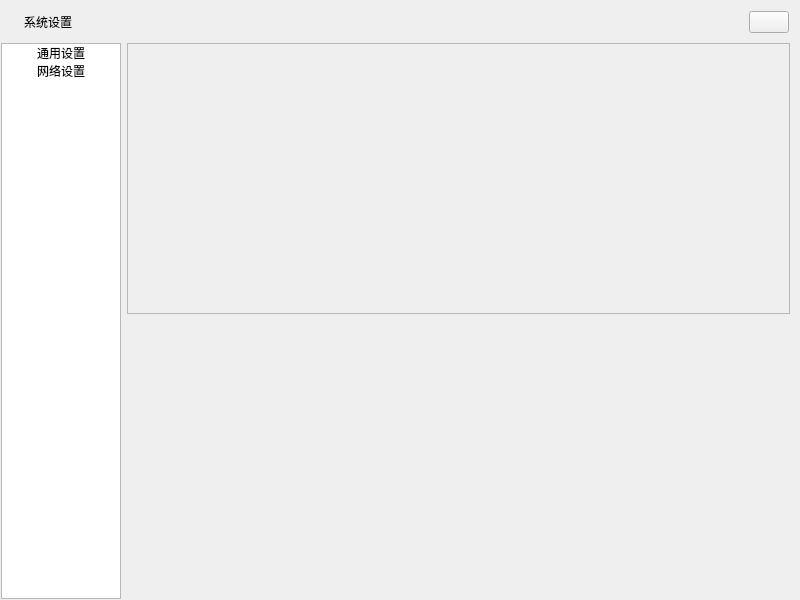
<?xml version="1.0" encoding="UTF-8"?>
<ui version="4.0">
 <class>QSettingWindowClass</class>
 <widget class="QWidget" name="QSettingWindowClass">
  <property name="windowModality">
   <enum>Qt::NonModal</enum>
  </property>
  <property name="geometry">
   <rect>
    <x>0</x>
    <y>0</y>
    <width>800</width>
    <height>600</height>
   </rect>
  </property>
  <property name="sizePolicy">
   <sizepolicy hsizetype="Preferred" vsizetype="Preferred">
    <horstretch>0</horstretch>
    <verstretch>0</verstretch>
   </sizepolicy>
  </property>
  <property name="font">
   <font>
    <family>arial</family>
   </font>
  </property>
  <property name="windowTitle">
   <string>Setting</string>
  </property>
  <property name="windowIcon">
   <iconset resource="../themes/green/green.qrc">
    <normaloff>:/images/main.ico</normaloff>:/images/main.ico</iconset>
  </property>
  <property name="styleSheet">
   <string notr="true"/>
  </property>
  <layout class="QVBoxLayout" name="verticalLayout">
   <property name="spacing">
    <number>0</number>
   </property>
   <property name="leftMargin">
    <number>0</number>
   </property>
   <property name="topMargin">
    <number>0</number>
   </property>
   <property name="rightMargin">
    <number>0</number>
   </property>
   <property name="bottomMargin">
    <number>0</number>
   </property>
   <item>
    <widget class="QWidget" name="widgetMain" native="true">
     <layout class="QVBoxLayout" name="verticalLayout_36">
      <property name="spacing">
       <number>0</number>
      </property>
      <property name="leftMargin">
       <number>1</number>
      </property>
      <property name="topMargin">
       <number>1</number>
      </property>
      <property name="rightMargin">
       <number>1</number>
      </property>
      <property name="bottomMargin">
       <number>1</number>
      </property>
      <item>
       <widget class="QWidget" name="widgetTitle" native="true">
        <property name="sizePolicy">
         <sizepolicy hsizetype="Preferred" vsizetype="Preferred">
          <horstretch>0</horstretch>
          <verstretch>0</verstretch>
         </sizepolicy>
        </property>
        <layout class="QHBoxLayout" name="horizontalLayout_2">
         <property name="leftMargin">
          <number>10</number>
         </property>
         <property name="topMargin">
          <number>10</number>
         </property>
         <property name="rightMargin">
          <number>10</number>
         </property>
         <property name="bottomMargin">
          <number>10</number>
         </property>
         <item>
          <widget class="QLabel" name="label_logo">
           <property name="sizePolicy">
            <sizepolicy hsizetype="Preferred" vsizetype="Preferred">
             <horstretch>0</horstretch>
             <verstretch>0</verstretch>
            </sizepolicy>
           </property>
           <property name="text">
            <string notr="true"/>
           </property>
           <property name="pixmap">
            <pixmap resource="../themes/green/green.qrc">:/images/renderbus_logo.png</pixmap>
           </property>
           <property name="scaledContents">
            <bool>true</bool>
           </property>
           <property name="alignment">
            <set>Qt::AlignLeading|Qt::AlignLeft|Qt::AlignVCenter</set>
           </property>
           <property name="wordWrap">
            <bool>false</bool>
           </property>
           <property name="margin">
            <number>0</number>
           </property>
           <property name="indent">
            <number>-1</number>
           </property>
          </widget>
         </item>
         <item>
          <widget class="QLabel" name="label_2">
           <property name="sizePolicy">
            <sizepolicy hsizetype="Preferred" vsizetype="Preferred">
             <horstretch>0</horstretch>
             <verstretch>0</verstretch>
            </sizepolicy>
           </property>
           <property name="text">
            <string>系统设置</string>
           </property>
           <property name="alignment">
            <set>Qt::AlignLeading|Qt::AlignLeft|Qt::AlignVCenter</set>
           </property>
           <property name="margin">
            <number>0</number>
           </property>
           <property name="indent">
            <number>-1</number>
           </property>
          </widget>
         </item>
         <item>
          <spacer name="horizontalSpacer_3">
           <property name="orientation">
            <enum>Qt::Horizontal</enum>
           </property>
           <property name="sizeHint" stdset="0">
            <size>
             <width>314</width>
             <height>20</height>
            </size>
           </property>
          </spacer>
         </item>
         <item>
          <widget class="QPushButton" name="btnClose">
           <property name="sizePolicy">
            <sizepolicy hsizetype="Fixed" vsizetype="Fixed">
             <horstretch>0</horstretch>
             <verstretch>0</verstretch>
            </sizepolicy>
           </property>
           <property name="maximumSize">
            <size>
             <width>16777215</width>
             <height>16777215</height>
            </size>
           </property>
           <property name="focusPolicy">
            <enum>Qt::NoFocus</enum>
           </property>
           <property name="toolTip">
            <string>关闭</string>
           </property>
           <property name="flat">
            <bool>false</bool>
           </property>
          </widget>
         </item>
        </layout>
       </widget>
      </item>
      <item>
       <widget class="QWidget" name="widgetBody" native="true">
        <layout class="QHBoxLayout" name="horizontalLayout">
         <property name="leftMargin">
          <number>0</number>
         </property>
         <property name="topMargin">
          <number>0</number>
         </property>
         <property name="rightMargin">
          <number>0</number>
         </property>
         <property name="bottomMargin">
          <number>0</number>
         </property>
         <item>
          <widget class="QWidget" name="widget_navigate" native="true">
           <property name="sizePolicy">
            <sizepolicy hsizetype="Preferred" vsizetype="Preferred">
             <horstretch>0</horstretch>
             <verstretch>0</verstretch>
            </sizepolicy>
           </property>
           <property name="minimumSize">
            <size>
             <width>120</width>
             <height>0</height>
            </size>
           </property>
           <property name="maximumSize">
            <size>
             <width>120</width>
             <height>16777215</height>
            </size>
           </property>
           <layout class="QVBoxLayout" name="verticalLayout_17">
            <property name="spacing">
             <number>0</number>
            </property>
            <property name="leftMargin">
             <number>0</number>
            </property>
            <property name="topMargin">
             <number>0</number>
            </property>
            <property name="rightMargin">
             <number>0</number>
            </property>
            <property name="bottomMargin">
             <number>0</number>
            </property>
            <item>
             <widget class="QListWidget" name="listWidget_base">
              <property name="minimumSize">
               <size>
                <width>120</width>
                <height>0</height>
               </size>
              </property>
              <property name="maximumSize">
               <size>
                <width>120</width>
                <height>16777215</height>
               </size>
              </property>
              <property name="focusPolicy">
               <enum>Qt::NoFocus</enum>
              </property>
              <item>
               <property name="text">
                <string>通用设置</string>
               </property>
               <property name="textAlignment">
                <set>AlignCenter</set>
               </property>
              </item>
              <item>
               <property name="text">
                <string>网络设置</string>
               </property>
               <property name="textAlignment">
                <set>AlignCenter</set>
               </property>
              </item>
             </widget>
            </item>
           </layout>
          </widget>
         </item>
         <item>
          <widget class="QWidget" name="widget" native="true">
           <layout class="QVBoxLayout" name="verticalLayout_3">
            <property name="leftMargin">
             <number>0</number>
            </property>
            <property name="topMargin">
             <number>0</number>
            </property>
            <property name="bottomMargin">
             <number>9</number>
            </property>
            <item>
             <widget class="QScrollArea" name="scrollArea">
              <property name="sizePolicy">
               <sizepolicy hsizetype="Expanding" vsizetype="Expanding">
                <horstretch>0</horstretch>
                <verstretch>0</verstretch>
               </sizepolicy>
              </property>
              <property name="sizeAdjustPolicy">
               <enum>QAbstractScrollArea::AdjustToContents</enum>
              </property>
              <property name="widgetResizable">
               <bool>true</bool>
              </property>
              <widget class="QWidget" name="scrollAreaWidgetContents">
               <property name="geometry">
                <rect>
                 <x>0</x>
                 <y>0</y>
                 <width>661</width>
                 <height>268</height>
                </rect>
               </property>
               <layout class="QVBoxLayout" name="verticalLayout_2">
                <property name="bottomMargin">
                 <number>80</number>
                </property>
               </layout>
              </widget>
             </widget>
            </item>
            <item>
             <widget class="QStackedWidget" name="stackedWidget">
              <widget class="QWidget" name="pageCommon">
               <layout class="QVBoxLayout" name="verticalLayout_4">
                <property name="spacing">
                 <number>0</number>
                </property>
                <property name="leftMargin">
                 <number>0</number>
                </property>
                <property name="topMargin">
                 <number>0</number>
                </property>
                <property name="rightMargin">
                 <number>0</number>
                </property>
                <property name="bottomMargin">
                 <number>0</number>
                </property>
               </layout>
              </widget>
              <widget class="QWidget" name="pageNetwork">
               <layout class="QVBoxLayout" name="verticalLayout_5">
                <property name="spacing">
                 <number>0</number>
                </property>
                <property name="leftMargin">
                 <number>0</number>
                </property>
                <property name="topMargin">
                 <number>0</number>
                </property>
                <property name="rightMargin">
                 <number>0</number>
                </property>
                <property name="bottomMargin">
                 <number>0</number>
                </property>
               </layout>
              </widget>
             </widget>
            </item>
           </layout>
          </widget>
         </item>
        </layout>
       </widget>
      </item>
     </layout>
    </widget>
   </item>
  </layout>
 </widget>
 <resources>
  <include location="../QRenderBus.qrc"/>
  <include location="../themes/green/green.qrc"/>
 </resources>
 <connections>
  <connection>
   <sender>btnClose</sender>
   <signal>clicked()</signal>
   <receiver>QSettingWindowClass</receiver>
   <slot>hide()</slot>
   <hints>
    <hint type="sourcelabel">
     <x>840</x>
     <y>26</y>
    </hint>
    <hint type="destinationlabel">
     <x>1033</x>
     <y>80</y>
    </hint>
   </hints>
  </connection>
 </connections>
</ui>
